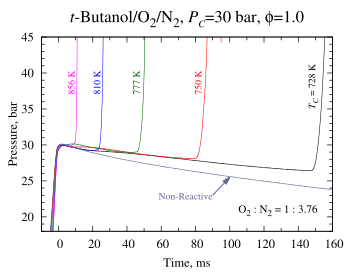

Source code (gnuplot):
reset
set term postscript enhanced eps font "Times,18" color size 9cm,7cm dl 2.0
set output "tbuoh-phi10.eps"
set yrange[18:45]
set xrange [-10:160]
set xlabel "Time, ms"
set ylabel "Pressure, bar" offset 2
set title "{/=24 {/Times-Italic t}-Butanol/O_{2}/N_{2}, {/Times-Italic P_{/*0.75 C}}=30 bar, {/Symbol f}=1.0}"
unset key
set mxtics
set mytics 5
set xtics scale 1.25,0.75 
set ytics scale 1.25,0.75
set bmargin 3.5
set datafile separator ","

set label at 105,21 "{/=16 O_{2} : N_{2} = 1 : 3.76}"
set label at 148,35 rotate by 90 tc rgb "#000000" "{/=14 {/Times-Italic T_{C}} = 728 K}"
set label at 81,37 rotate by 90 tc rgb "#FF0000" "{/=14 750 K}"
set label at 45,37 rotate by 90 tc rgb "#006400" "{/=14 777 K}"
set label at 22,37 rotate by 90 tc rgb "#0000FF" "{/=14 810 K}"
set label at 7,37 rotate by 90 tc rgb "#FF00FF" "{/=14 856 K}"
set label at 90,23 right tc rgb "#666699" "{/=14 Non-Reactive}"

set arrow from 90,23 to 100,25.5 filled size 0.01,15 lc rgb "#666699" lw 1.5

plot 'tbuoh-phi10.txt' u 1:2 w lines lt 1 lw 1.5 lc rgb "#000000",\
     'tbuoh-phi10.txt' u 3:4 w lines lt 1 lw 1.5 lc rgb "#FF0000",\
     'tbuoh-phi10.txt' u 5:6 w lines lt 1 lw 1.5 lc rgb "#006400",\
     'tbuoh-phi10.txt' u 7:8 w lines lt 1 lw 1.5 lc rgb "#0000FF",\
     'tbuoh-phi10.txt' u 9:10 w lines lt 1 lw 1.5 lc rgb "#FF00FF",\
     'tbuoh-phi10.txt' u ($11+1):12 w lines lt 1 lw 1.5 lc rgb "#666699"

set output
